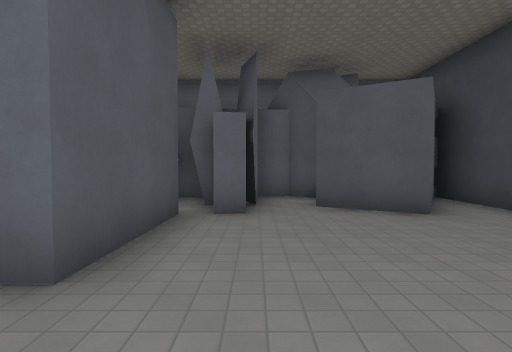
view 1 (above)

21 first-person views from a walk through a Godot game level. The camera is 1.5 m above the floor, tilts 2° down and sees 80° across. The floor is counted in squares, 2 m on a side. Each view is taken from the middle of a square. On the plan, view 1 faces up. The plan holds only what a view shows up to about 10 squares ahead; the rest is blank. The place goes on beyond the plan. Characters and animated objects are not drawn. Surface patterns are stand-ins for the level's own textures.

view 2
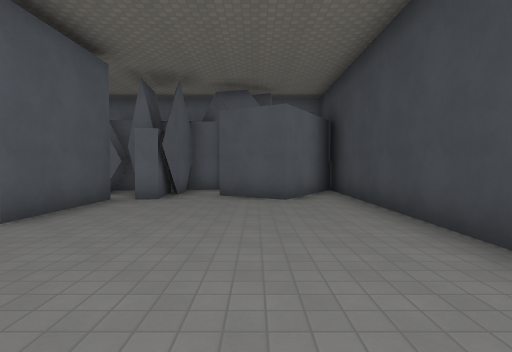

view 3
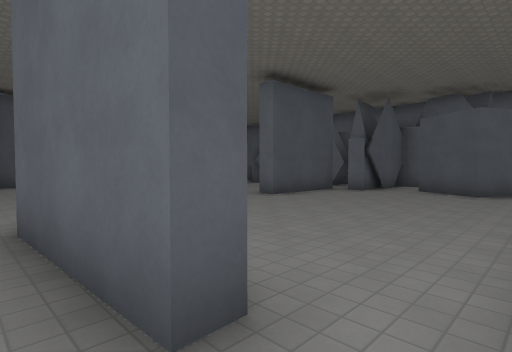

view 4
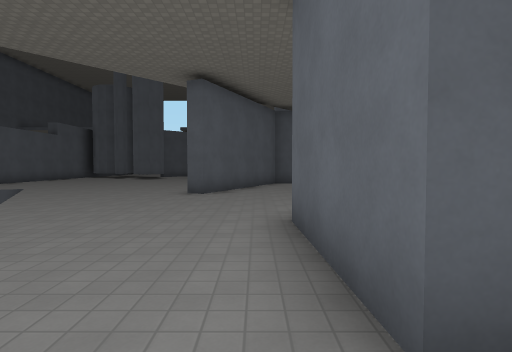

view 5
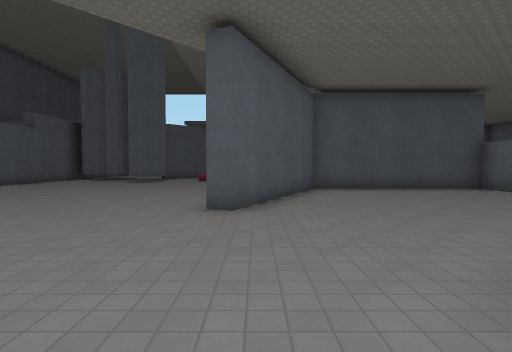

view 6
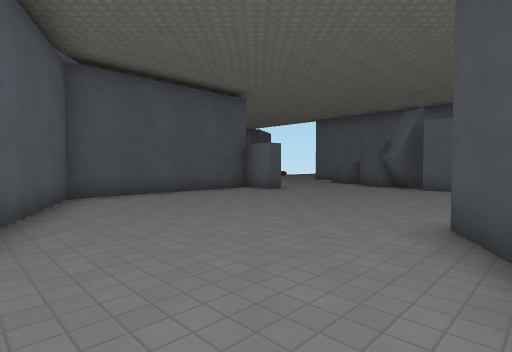

view 7
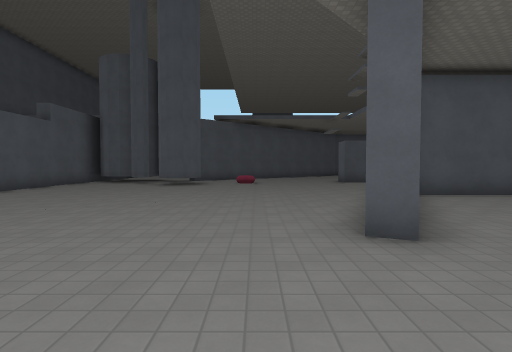

view 8
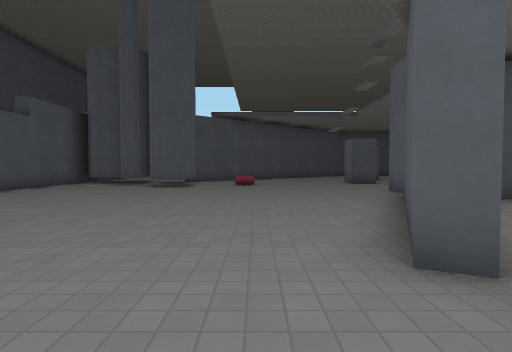

view 9
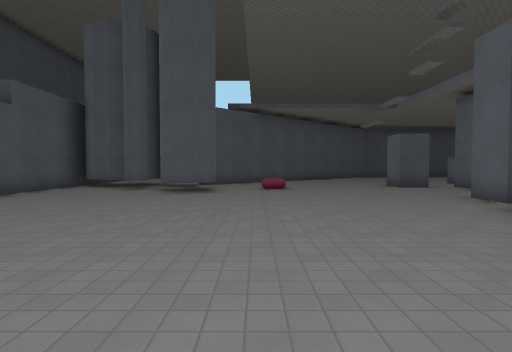

view 10
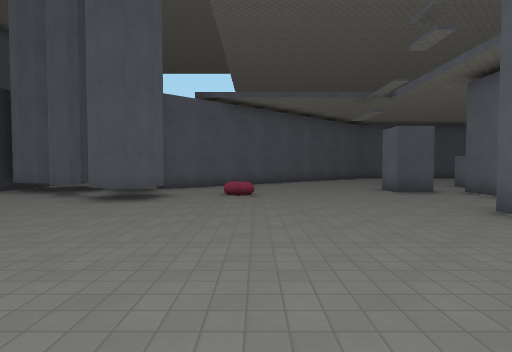

view 11
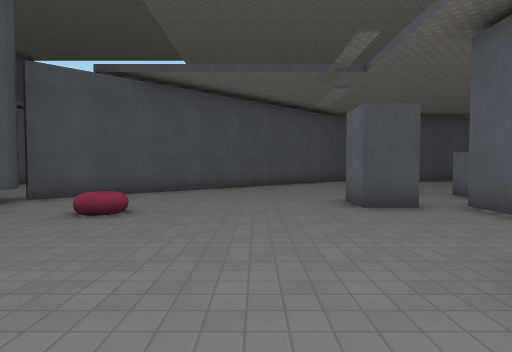

view 12
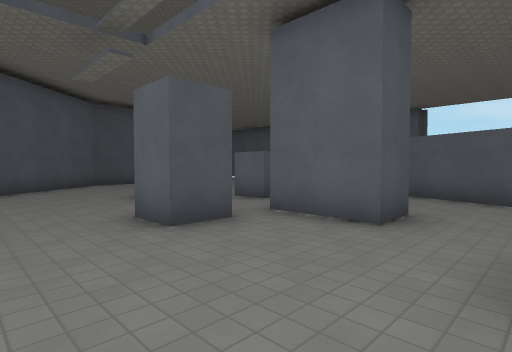

view 13
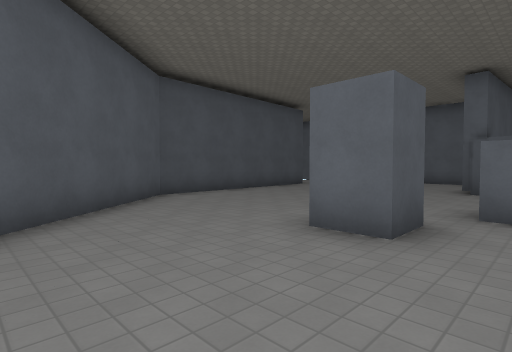

view 14
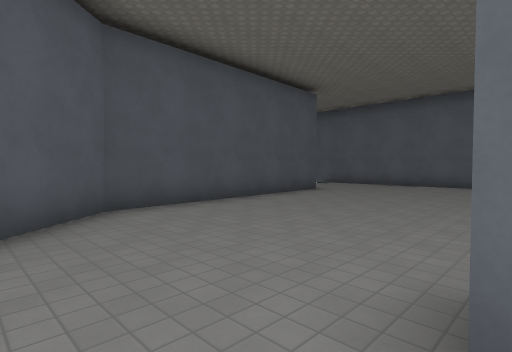

view 15
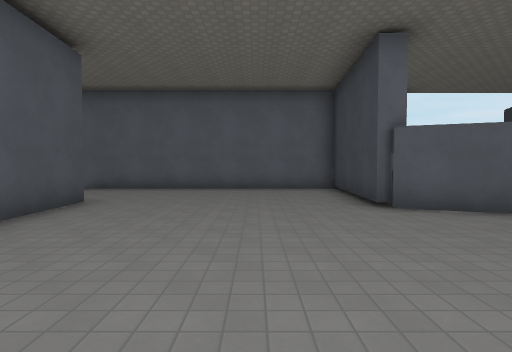

view 16
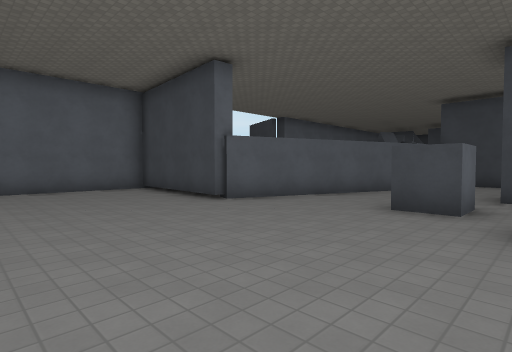

view 17
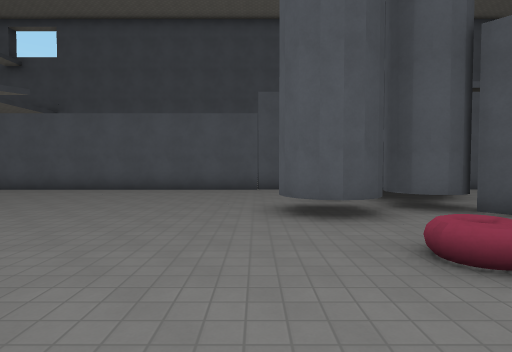

view 18
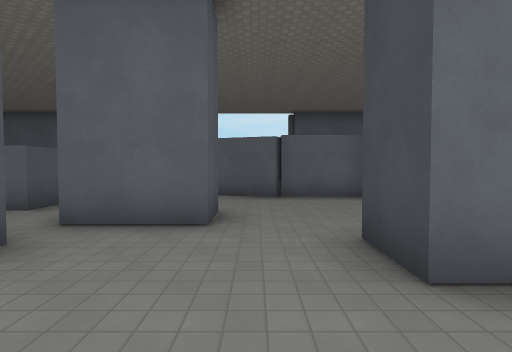

view 19
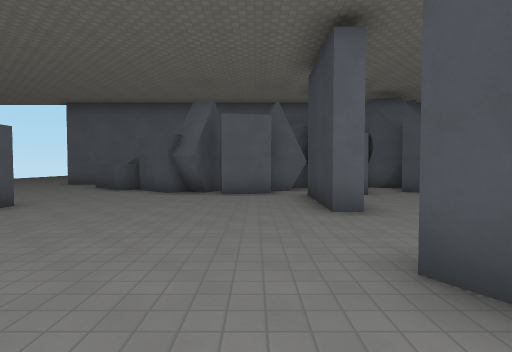

view 20
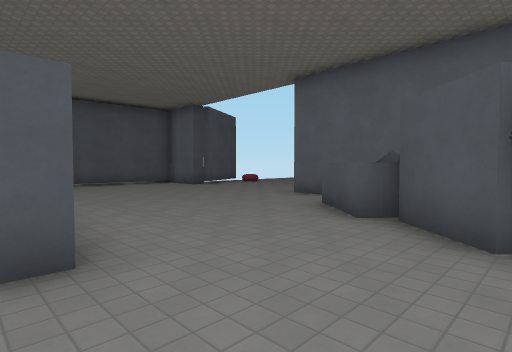

view 21
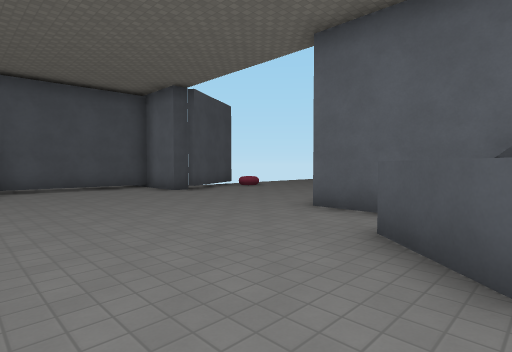

### Floor plan
Points are (right, up) in squares from view 1. A wall is a line through its corners. A room is listed if a view was taken in it or the views show most of it. See-through windows are left out.
Room 1 (views 1, 2)
walls: (4.3, 0.6) (4.3, 7.3) (2.7, 4.6) (1, 5.6); (2.9, -2.9) (2.9, -3.4); (-1.2, 4.7) (-1.3, 1.9); (-0.7, 5.8) (-1.2, 5.7); (-0.3, 6.1) (-0.1, 4.7) (-0.7, 4.7); (-1.8, 5.9) (-2.6, 5.8); (0.1, 7.3) (0, 5.3) (-0.4, 6.4)
ways out: opening at (-1, 0.5) to room 2; opening at (3.5, -3) to room 2
Room 2 (views 3, 4, 5, 6, 7, 8, 9, 10, 11, 12, 13, 14, 15, 16, 17, 18, 19, 20, 21)
walls: (-9.9, -3.1) (-10.9, -3.1) (-10.9, -1.9); (-14.4, -2) (-14.4, -3.1) (-15.4, -3.1); (-12.6, -0.1) (-12.6, -1.2) (-14.5, -1.2); (-15.8, 0.9) (-15.8, 0) (-16.8, 0) (-16.8, 1.1); (-11.4, 2.5) (-11.5, 2.1) (-17.8, 4.4); (-17.2, -0.8) (-17.2, -1.9) (-18.2, -1.9); (-9.4, 2.1) (-11.4, 2.2); (-13, -9.2) (-12.5, -9.5) (-12.3, -10.2); (-13.4, -9.2) (-12.9, -9.3); (-13.7, -9.3) (-13.2, -9.2); (-12.4, -10) (-12.4, -10.3) (-12.7, -10.7); (-14, -9.8) (-13.8, -9.4) (-13.5, -9.3); (-7.5, 2.6) (-7.5, 2) (-8.7, 2.1) (-8.7, -3.2) (-4, -5.4) (-4.2, -5.8) (-9, -3.6); (-15.2, -9.9) (-14.5, -10.1) (-14.4, -10.7); (-19, -6) (-15.6, -9.9); (-17.4, 4.5) (-17.8, 4.5) (-17.5, 8.7) (-25.5, 8.7); (-14.2, -12.7) (-14.3, -13.4) (-14.6, -13.9); (-6.7, 6.4) (-7, 6.1); (-1.2, -2) (-1.9, -0.9); (-4.6, 5) (-5.2, 5.4); (-5.1, 5.6) (-5.4, 5.2) (-6.1, 5.8); (-1.3, 1.9) (-1.8, 1.9) (-1.7, 4.8); (-15.4, -14.4) (-4.1, -14.4); (-2.6, 5.1) (-4, 4.9); (-23.6, 5.4) (-23.2, -1.2) (-20.2, -4.7); (2.9, -3.4) (-0.2, -3.5)
low walls: (-4.5, 5.2) (-5.1, 5.6)
ways out: opening at (-1, 0.5) to room 1; opening at (3.5, -3) to room 1; opening at (-7.5, 4.5)
objects: other object (-14, -8)

Where each view was taken, in squares from view 1:
view 1: 0 up, 0 right, facing up
view 2: 2 down, 2 right, facing up
view 3: 4 down, 4 right, facing up-left
view 4: 4 down, 4 right, facing left
view 5: 5 down, 1 right, facing left
view 6: 5 down, 1 left, facing up-left
view 7: 7 down, 1 left, facing left
view 8: 7 down, 2 left, facing left
view 9: 8 down, 4 left, facing left
view 10: 7 down, 6 left, facing left
view 11: 5 down, 9 left, facing left
view 12: 5 down, 11 left, facing up-left
view 13: 5 down, 16 left, facing up-left
view 14: 3 down, 18 left, facing up-left
view 15: 1 down, 20 left, facing up
view 16: 1 down, 22 left, facing up-right
view 17: 5 down, 12 left, facing down
view 18: 5 down, 12 left, facing up
view 19: 3 down, 3 left, facing up
view 20: 2 up, 5 left, facing up-left
view 21: 4 up, 7 left, facing up-left
